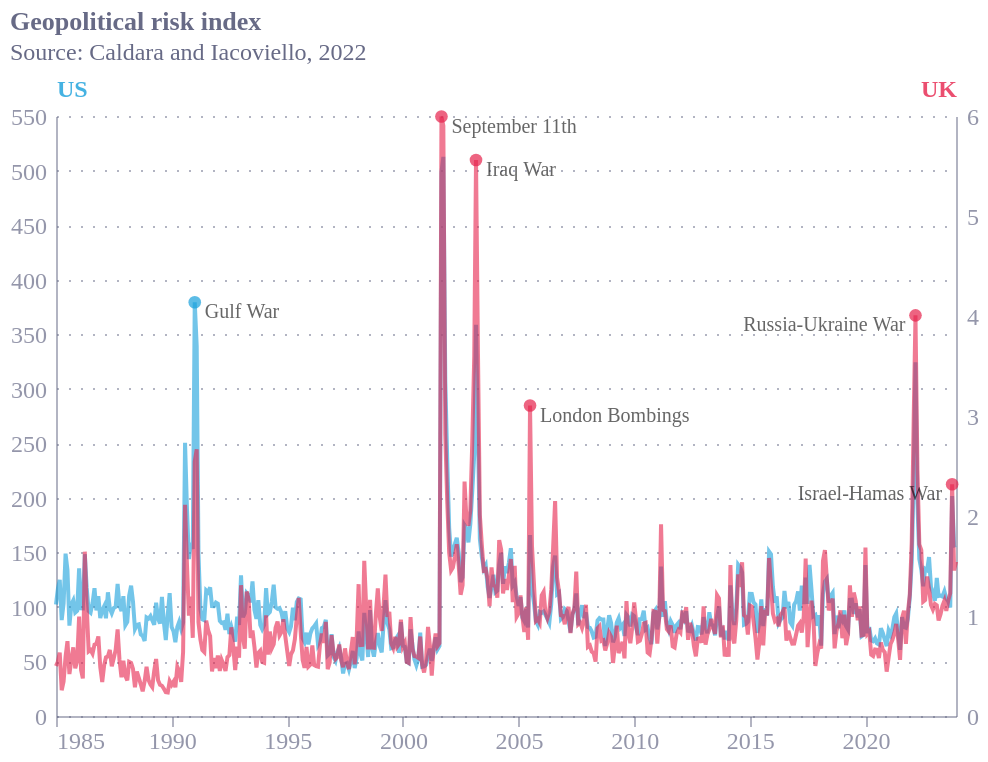

Describe this chart as a Vega-Lite specification.
### Vega-Lite specification from a JSON file in a GitHub repository (floating-point values rounded to 4 significant figures; data arrays with more than 128 entries replaced by an {"elided": "..."} marker saying what was removed)
{"config": {"font": "Circular Std", "mark": {"line": {"interpolate": "monotone"}}, "view": {"stroke": "transparent", "width": 400, "height": 300}, "range": {"category": ["#36B7B4", "#E6224B", "#F4C245", "#0063AF", "#00A767", "#179FDB", "#EB5C2E"], "diverging": ["#E6224B", "#E54753", "#C9C9C9", "#179FDB", "#122B39"], "heatmap": ["#C9C9C9", "#179FDB", "#0063AF", "#122B39"], "ordinal": ["#00A767", "#36B7B4", "#179FDB", "#0063AF", "#243B5A"]}, "axis": {"labelFontSize": 12}, "axisX": {"domainColor": "#676A86", "domainOpacity": 0.5, "grid": false, "labelAngle": 0, "labelColor": "#676A86", "labelOpacity": 0.7, "orient": "bottom", "tickColor": "#676A86", "tickCount": 10, "tickOpacity": 0.5, "title": false, "titleAlign": "center", "titleAnchor": "middle", "titleColor": "#676A86", "titleFontSize": 12, "titleOpacity": 0.8, "titleY": -15}, "axisY": {"domainColor": "#676A86", "domainOpacity": 0.5, "gridColor": "#676A86", "gridDash": [1, 5], "gridOpacity": 0.5, "labelColor": "#676A86", "labelOpacity": 0.7, "labelPadding": 5, "tickColor": "#676A86", "tickCount": 8, "tickOpacity": 0.5, "ticks": false, "titleAlign": "left", "titleAngle": 0, "titleBaseline": "bottom", "titleColor": "#676A86", "titleFontSize": 12, "titleOpacity": 0.8, "titleX": 0, "titleY": -7}}, "title": {"text": "Geopolitical risk index", "subtitle": ["Source: Caldara and Iacoviello, 2022"], "anchor": "start", "offset": 6, "color": "#676A86", "subtitleColor": "#676A86"}, "layer": [{"layer": [{"mark": {"type": "line", "color": "#179fdb", "interpolate": "linear", "opacity": 0.6}, "encoding": {"x": {"axis": [], "field": "date", "type": "temporal"}, "y": {"axis": {"titleColor": "#179fdb"}, "field": "US", "type": "quantitative"}}}, {"mark": {"type": "text", "align": {"expr": "year(datum.date) < 2020 ? 'left' : 'right'"}, "baseline": "top", "color": "black", "dx": {"expr": "year(datum.date) < 2020 ? 5 : -5"}, "opacity": 0.6, "point": true, "size": 10}, "encoding": {"text": {"field": "US_Label", "type": "nominal"}, "x": {"axis": [], "field": "date", "type": "temporal"}, "y": {"axis": {"titleColor": "#179fdb"}, "field": "US", "type": "quantitative"}}}, {"mark": {"type": "point", "color": "#179fdb", "filled": true, "size": 40}, "encoding": {"x": {"axis": [], "field": "date", "type": "temporal"}, "y": {"axis": {"titleColor": "#179fdb"}, "field": "US", "type": "quantitative"}}, "transform": [{"filter": "datum.US_Label != ''"}]}]}, {"layer": [{"mark": {"type": "line", "color": "#e6224b", "interpolate": "linear", "opacity": 0.6}, "encoding": {"x": {"axis": [], "field": "date", "type": "temporal"}, "y": {"axis": {"titleAlign": "right", "titleColor": "#e6224b"}, "field": "UK", "type": "quantitative"}}}, {"mark": {"type": "text", "align": {"expr": "year(datum.date) < 2020 ? 'left' : 'right'"}, "baseline": "top", "color": "black", "dx": {"expr": "year(datum.date) < 2020 ? 5 : -5"}, "opacity": 0.6, "point": true, "size": 10}, "encoding": {"text": {"field": "UK_Label", "type": "nominal"}, "x": {"axis": [], "field": "date", "type": "temporal"}, "y": {"axis": {"titleAlign": "right", "titleColor": "#e6224b"}, "field": "UK", "type": "quantitative"}}}, {"mark": {"type": "point", "color": "#e6224b", "filled": true, "size": 40}, "encoding": {"x": {"axis": [], "field": "date", "type": "temporal"}, "y": {"axis": {"titleAlign": "right", "titleColor": "#e6224b"}, "field": "UK", "type": "quantitative"}}, "transform": [{"filter": "datum.UK_Label != ''"}]}]}], "data": {"name": "data-7f343a60b8276217302507ff0fe13c87"}, "height": 300, "resolve": {"scale": {"y": "independent"}}, "width": 450, "$schema": "https://vega.github.io/schema/vega-lite/v5.8.0.json", "datasets": {"data-7f343a60b8276217302507ff0fe13c87": {"elided": "468 records"}}}
